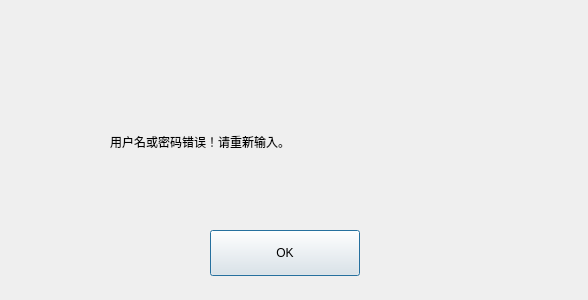
<?xml version="1.0" encoding="UTF-8"?>
<ui version="4.0">
 <class>Warning</class>
 <widget class="QDialog" name="Warning">
  <property name="geometry">
   <rect>
    <x>0</x>
    <y>0</y>
    <width>588</width>
    <height>300</height>
   </rect>
  </property>
  <property name="windowTitle">
   <string>Warning</string>
  </property>
  <widget class="QLabel" name="label">
   <property name="geometry">
    <rect>
     <x>110</x>
     <y>130</y>
     <width>441</width>
     <height>24</height>
    </rect>
   </property>
   <property name="text">
    <string>用户名或密码错误！请重新输入。</string>
   </property>
  </widget>
  <widget class="QPushButton" name="pushButton">
   <property name="geometry">
    <rect>
     <x>210</x>
     <y>230</y>
     <width>150</width>
     <height>46</height>
    </rect>
   </property>
   <property name="text">
    <string>OK</string>
   </property>
  </widget>
 </widget>
 <layoutdefault spacing="6" margin="11"/>
 <resources/>
 <connections>
  <connection>
   <sender>pushButton</sender>
   <signal>clicked()</signal>
   <receiver>Warning</receiver>
   <slot>accept()</slot>
   <hints>
    <hint type="sourcelabel">
     <x>397</x>
     <y>251</y>
    </hint>
    <hint type="destinationlabel">
     <x>555</x>
     <y>263</y>
    </hint>
   </hints>
  </connection>
 </connections>
</ui>
